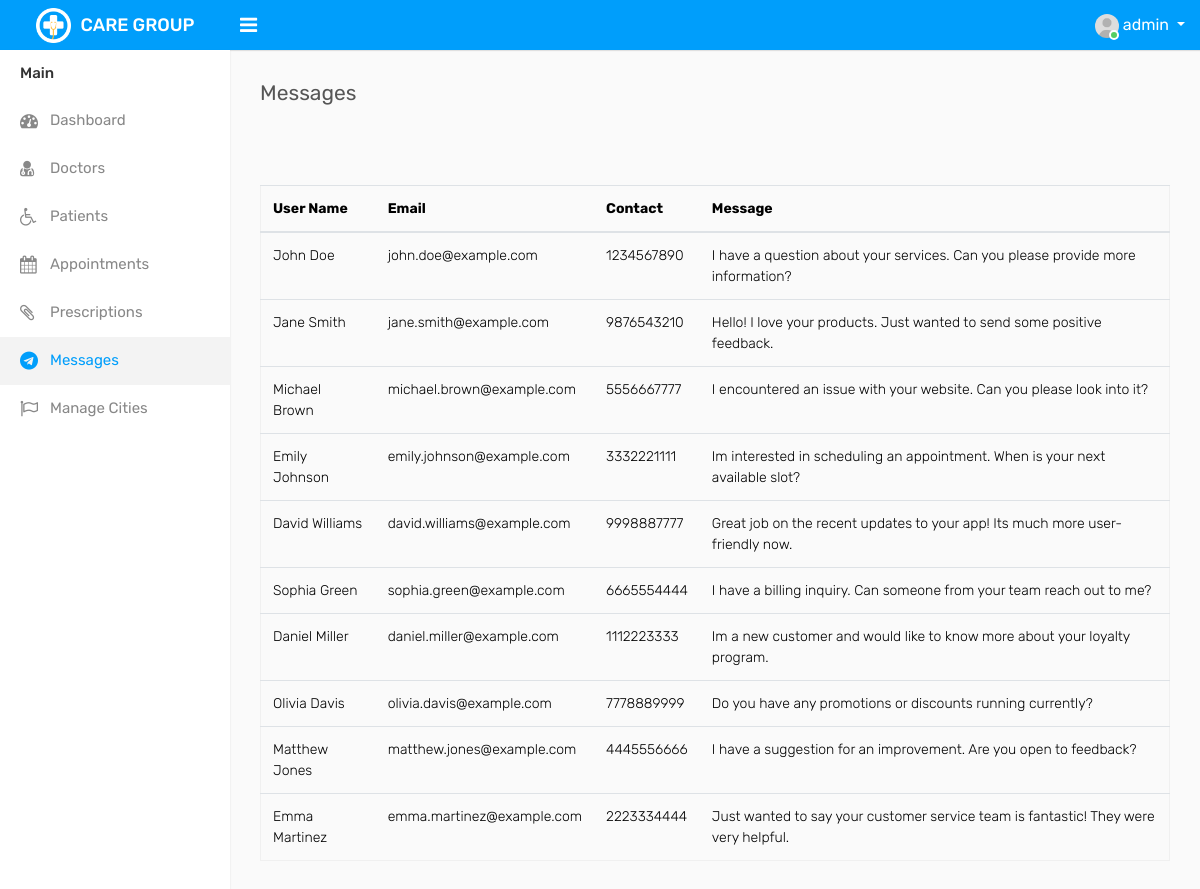
The page /admin/messages.php (signed in) on the database as committed earlier.
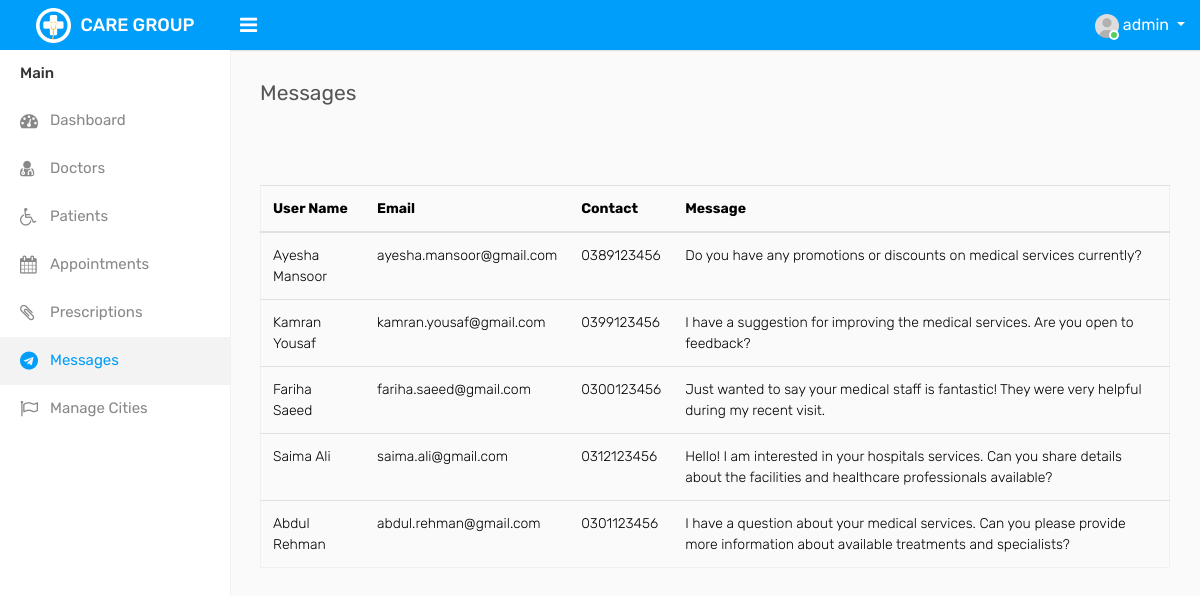
The same page on the database as committed later.
### tables this page shows
CREATE TABLE `contact` (
  `name` varchar(30) NOT NULL,
  `email` varchar(50) NOT NULL,
  `contact` varchar(10) NOT NULL,
  `message` varchar(200) NOT NULL
);

### admin/messages.php (the view, shortened to what this page needs)
<?php
    require_once "include/header.php";
    require_once "include/sidebar.php";
?>
<div class="page-wrapper">
    <div class="content">
        <div class="row">
            <div class="col-sm-4 col-3">
                <h4 class="page-title">Messages</h4>
            </div>
        </div>
        <div class="row">
            <div class="col-md-12">
                <div class="table-responsive">
                    <table class="table table-border table-striped custom-table datatable mb-0">
                        <div class="tab-pane fade" id="list-pat" role="tabpanel" aria-labelledby="list-pat-list">
                            <table class="table table-hover">
                                <thead>
                                    <tr>
                                        <th scope="col">User Name</th>
                                        <th scope="col">Email</th>
                                        <th scope="col">Contact</th>
                                        <th scope="col">Message</th>
                                    </tr>
                                </thead>
                                <tbody>
                                <?php
                                    global $con;
                                    $query = "select * from contact;";
                                    $result = mysqli_query($con,$query);
                                    while ($row = mysqli_fetch_array($result)){
                                    ?>
                                    <tr>
                                        <td><?php echo $row['name'];?></td>
                                        <td><?php echo $row['email'];?></td>
                                        <td><?php echo $row['contact'];?></td>
                                        <td><?php echo $row['message'];?></td>
                                    </tr>
                                    <?php } ?>
                                </tbody>
                            </table>
                            <br>
                        </div>
                    </table>
                </div>
            </div>
        </div>
    </div>
</div>
</div>
</body>
</html>

### admin/include/header.php (shortened to what this page needs)
<?php
$admin_user = $_SESSION['username'];
?>
<!DOCTYPE html>
<html lang="en">
<head>
    <link rel="stylesheet" type="text/css" href="assets/css/bootstrap.min.css">
    <link rel="stylesheet" type="text/css" href="assets/css/font-awesome.min.css">
    <link rel="stylesheet" type="text/css" href="assets/css/style.css">
</head>
<body>
    <div class="main-wrapper">
        <div class="header">
            <div class="header-left">
                <a href="index.php" class="logo">
                    <img src="assets/img/logo.png" width="35" height="35" alt=""> <span>CARE GROUP</span>
                </a>
            </div>
            <a id="toggle_btn" href="javascript:void(0);"><i class="fa fa-bars"></i></a>
            <ul class="nav user-menu float-right">
                <li class="nav-item dropdown has-arrow">
                    <a href="#" class="dropdown-toggle nav-link user-link" data-toggle="dropdown">
                        <span class="user-img"><img class="rounded-circle" src="assets/img/user.jpg" width="40" alt="Admin">
                            <span class="status online"></span></span>
                        <span><?php echo $admin_user; ?></span>
                    </a>
                </li>
            </ul>
        </div>

### admin/include/sidebar.php
<div class="sidebar" id="sidebar">
    <div class="sidebar-inner slimscroll">
        <div id="sidebar-menu" class="sidebar-menu">
            <ul>
                <li class="menu-title">Main</li>
                <li id="dashboard">
                    <a href="index.php"><i class="fa fa-dashboard"></i> <span>Dashboard</span></a>
                </li>
                <li id="doctors">
                    <a href="doctors.php"><i class="fa fa-user-md"></i> <span>Doctors</span></a>
                </li>
                <li id="patients">
                    <a href="patients.php"><i class="fa fa-wheelchair"></i> <span>Patients</span></a>
                </li>
                <li id="appointments">
                    <a href="appointments.php"><i class="fa fa-calendar"></i> <span>Appointments</span></a>
                </li>
                <li id="prescriptions">
                    <a href="prescriptions.php"><i class="fa fa-paperclip"></i> <span>Prescriptions</span></a>
                </li>
                <li id="messages">
                    <a href="messages.php"><i class="fa fa-telegram"></i> <span>Messages</span></a>
                </li>
                <li id="manage-cities">
                    <a href="manage-cities.php"><i class="fa fa-flag-o"></i> <span>Manage Cities</span></a>
                </li>
            </ul>
        </div>
    </div>
</div>

Rows that differ between the two databases and show on the page:
removed contact: name "John Doe", email "john.doe@example.com", contact "1234567890", message "I have a question about your services. Can you please provide more information?"
removed contact: name "Jane Smith", email "jane.smith@example.com", contact "9876543210", message "Hello! I love your products. Just wanted to send some positive feedback."
removed contact: name "Michael Brown", email "michael.brown@example.com", contact "5556667777", message "I encountered an issue with your website. Can you please look into it?"
removed contact: name "Emily Johnson", email "emily.johnson@example.com", contact "3332221111", message "Im interested in scheduling an appointment. When is your next available slot?"
removed contact: name "David Williams", email "david.williams@example.com", contact "9998887777", message "Great job on the recent updates to your app! Its much more user-friendly now."
removed contact: name "Sophia Green", email "sophia.green@example.com", contact "6665554444", message "I have a billing inquiry. Can someone from your team reach out to me?"
removed contact: name "Daniel Miller", email "daniel.miller@example.com", contact "1112223333", message "Im a new customer and would like to know more about your loyalty program."
removed contact: name "Olivia Davis", email "olivia.davis@example.com", contact "7778889999", message "Do you have any promotions or discounts running currently?"
removed contact: name "Matthew Jones", email "matthew.jones@example.com", contact "4445556666", message "I have a suggestion for an improvement. Are you open to feedback?"
removed contact: name "Emma Martinez", email "emma.martinez@example.com", contact "2223334444", message "Just wanted to say your customer service team is fantastic! They were very helpful."
added contact: name "Ayesha Mansoor", email "ayesha.mansoor@gmail.com", contact "0389123456", message "Do you have any promotions or discounts on medical services currently?"
added contact: name "Kamran Yousaf", email "kamran.yousaf@gmail.com", contact "0399123456", message "I have a suggestion for improving the medical services. Are you open to feedback?"
added contact: name "Fariha Saeed", email "fariha.saeed@gmail.com", contact "0300123456", message "Just wanted to say your medical staff is fantastic! They were very helpful during my recent visit."
added contact: name "Saima Ali", email "saima.ali@gmail.com", contact "0312123456", message "Hello! I am interested in your hospitals services. Can you share details about the facilities and healthcare professionals available?"
added contact: name "Abdul Rehman", email "abdul.rehman@gmail.com", contact "0301123456", message "I have a question about your medical services. Can you please provide more information about available treatments and specialists?"
